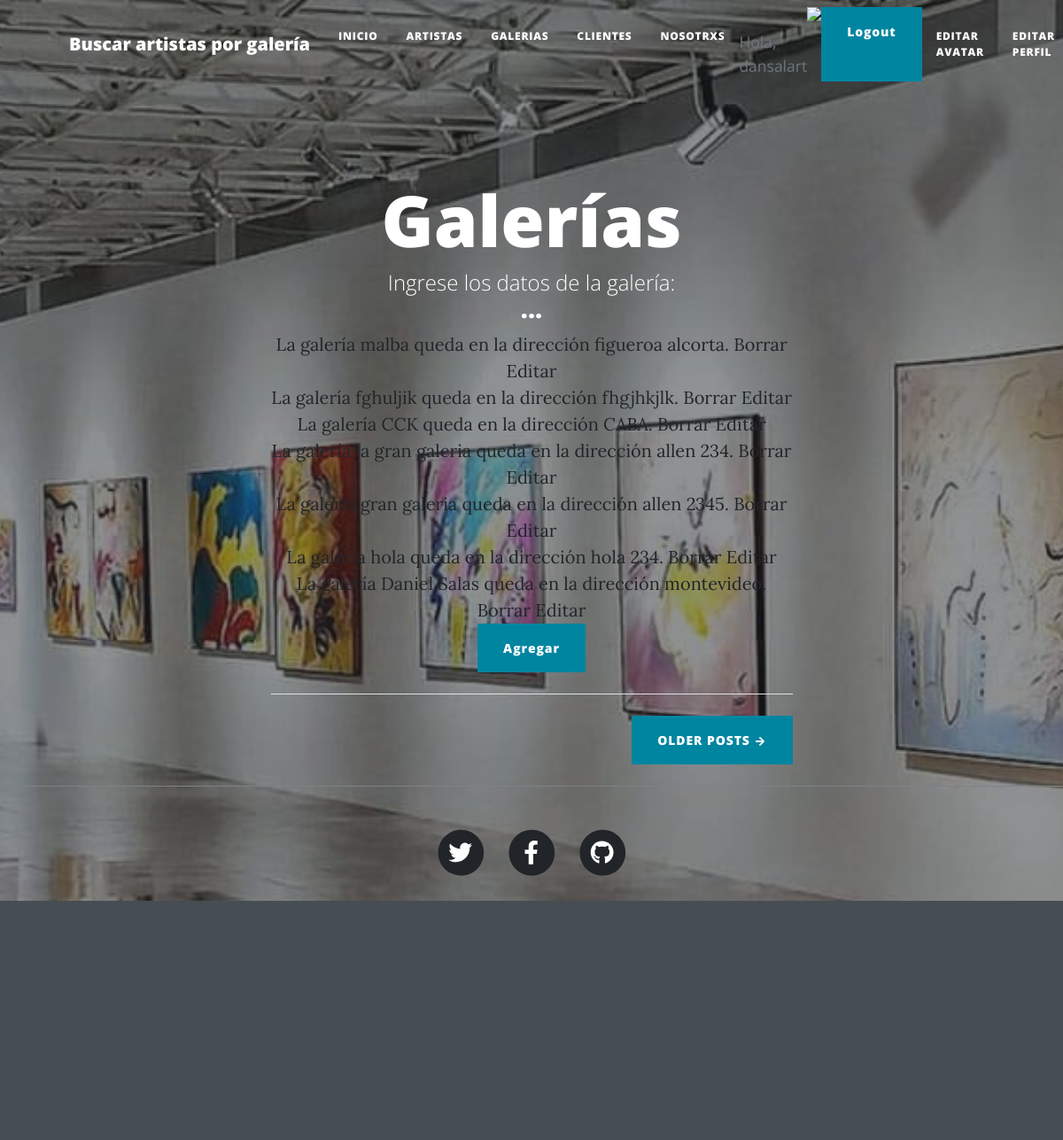
Page /galerias/ (signed in) on the committed database.
### AppBlog/models.py (models this page shows)
class Galeria(Model):
    nombre = CharField(max_length=40)
    direccion = CharField(max_length=40)
    artistasQueExponen = CharField(max_length=100)
    def __str__(self):
        return f'La galería {self.nombre} queda en la dirección {self.direccion}.'

### AppBlog/views.py (the view)
# urls.py: path('galerias/', login_required(views.GaleriaListView.as_view()), name="galerias"),
class GaleriaListView(AvatarView, ListView):
    model = Galeria
    template_name = 'AppBlog/galerias.html'
    context_object_name = 'galerias'

### AppBlog/views.py (called while the page is built)
    def get_context_data(self, **kwargs):
        contexto = super().get_context_data(**kwargs)
        contexto['avatar_url'] = Avatar.objects.filter(user=self.request.user).last().imagen.url
        return contexto

### templates/AppBlog/galerias.html (shortened to what this page needs)
{% extends 'AppBlog/padre.html' %}
{% load static %}
{%block Header%}
    <header class="masthead" style="background-image: url({%static 'AppBlog/assets/img/galerias-de-arte.jpeg' %})">
        <div class="container position-relative px-4 px-lg-5">
            <div class="row gx-4 gx-lg-5 justify-content-center">
                <div class="col-md-10 col-lg-8 col-xl-7">
                    <div class="site-heading">
                        <h1>Galerías</h1>
                        <span class="subheading">Ingrese los datos de la galería:</span>
                        <h3>...</h3>
                        {% for galeria in galerias %}
                        <a href="{% url 'galeria_view' galeria.id %}">{{ galeria }}</a>
                        <a href="{% url 'galeria_delete' galeria.id %}">Borrar</a>
                        <a href="{% url 'galeria_update' galeria.id %}">Editar</a>
                        <br>
                    {% endfor %}
                    <a class="btn btn-primary" href="{% url 'galeria_add' %}">Agregar</a>
                {% endblock %}

### templates/AppBlog/padre.html (shortened to what this page needs)
<!DOCTYPE html>
<html lang="en">
    <head>
        {% load static %}
        <link href="{% static 'AppBlog/css/styles.css' %}" rel="stylesheet" />
    </head>
    <body>
        <nav class="navbar navbar-expand-lg navbar-light" id="mainNav">
            <div class="container px-4 px-lg-5">
                <a class="navbar-brand" href="{% url 'busqueda_artista' %}">Buscar artistas por galería </a>
                <div class="collapse navbar-collapse" id="navbarResponsive">
                    <ul class="navbar-nav ms-auto py-4 py-lg-0">
                        <li class="nav-item"><a class="nav-link px-lg-3 py-3 py-lg-4" href="{% url 'inicio' %}">Inicio</a></li>
                        <li class="nav-item"><a class="nav-link px-lg-3 py-3 py-lg-4" href="{% url 'artistas' %}">Artistas</a></li>
                        <li class="nav-item"><a class="nav-link px-lg-3 py-3 py-lg-4" href="{% url 'galerias' %}">Galerias</a></li>
                        <li class="nav-item"><a class="nav-link px-lg-3 py-3 py-lg-4" href="{% url 'clientes' %}">Clientes</a></li>
                        <li class="nav-item"><a class="nav-link px-lg-3 py-3 py-lg-4" href="{% url 'about_us' %}">Nosotrxs</a></li>
                        {% if not request.user.is_authenticated %}
                            <a class="btn btn-primary" href="{% url 'login' %}">INICIAR SESIÓN</a>
                        {% else %}
                            <li class="text-muted small mb-32 mb-lg-10"> <br>
                                Hola, {{user.username}} </li>
                            <img src=" {{avatar_url}} " height="80px"/>
                            <a class="btn btn-primary" href="{% url 'logout' %}"> Logout</a>
                            <li class="nav-item"><a class="nav-link px-lg-3 py-3 py-lg-4" href="{% url 'avatar_add' %}">Editar avatar</a></li>
                            <li class="nav-item"><a class="nav-link px-lg-3 py-3 py-lg-4" href="{% url 'user_editar' %}">Editar perfil</a></li>
                        {% endif %}
                    </ul>
                </div>
            </div>
        </nav>
        {% block Header %}
        {% endblock %}
                    </div>
                    <hr class="my-4" />
                    {%block OlderPosts%}
                    <div class="d-flex justify-content-end mb-4"><a class="btn btn-primary text-uppercase" href="{% url 'not_pages_yet' %}">Older Posts →</a></div>
                </div>
            </div>
        </div>
        <footer class="border-top">
            {%endblock%}
            <div class="container px-4 px-lg-5">
                <div class="row gx-4 gx-lg-5 justify-content-center">
                    <div class="col-md-10 col-lg-8 col-xl-7">
                        <ul class="list-inline text-center">
                            <li class="list-inline-item">
                                <a href="{% url 'not_pages_yet' %}">
                                    <span class="fa-stack fa-lg">
                                        <i class="fas fa-circle fa-stack-2x"></i>
                                        <i class="fab fa-twitter fa-stack-1x fa-inverse"></i>
                                    </span>
                                </a>
                            </li>
                            <li class="list-inline-item">
                                <a href="{% url 'not_pages_yet' %}">
                                    <span class="fa-stack fa-lg">
                                        <i class="fas fa-circle fa-stack-2x"></i>
                                        <i class="fab fa-facebook-f fa-stack-1x fa-inverse"></i>
                                    </span>
                                </a>
                            </li>
                            <li class="list-inline-item">
                                <a href="{% url 'not_pages_yet' %}">
                                    <span class="fa-stack fa-lg">
                                        <i class="fas fa-circle fa-stack-2x"></i>
                                        <i class="fab fa-github fa-stack-1x fa-inverse"></i>
                                    </span>
                                </a>
                            </li>
                        </ul>
                    </div>
                </div>
            </div>
        </footer>
    </body>
</html>

### rows in the picture
Galeria: nombre+direccion "La galería malba queda en la dirección figueroa alcorta."
Galeria: nombre+direccion "La galería fghuljik queda en la dirección fhgjhkjlk."
Galeria: nombre+direccion "La galería CCK queda en la dirección CABA."
Galeria: nombre+direccion "La galería la gran galeria queda en la dirección allen 234."
Galeria: nombre+direccion "La galería gran galeria queda en la dirección allen 2345."
Galeria: nombre+direccion "La galería hola queda en la dirección hola 234."
Galeria: nombre+direccion "La galería Daniel Salas queda en la dirección montevideo."

### other values in the picture
{{ user.username }} "dansalart"
